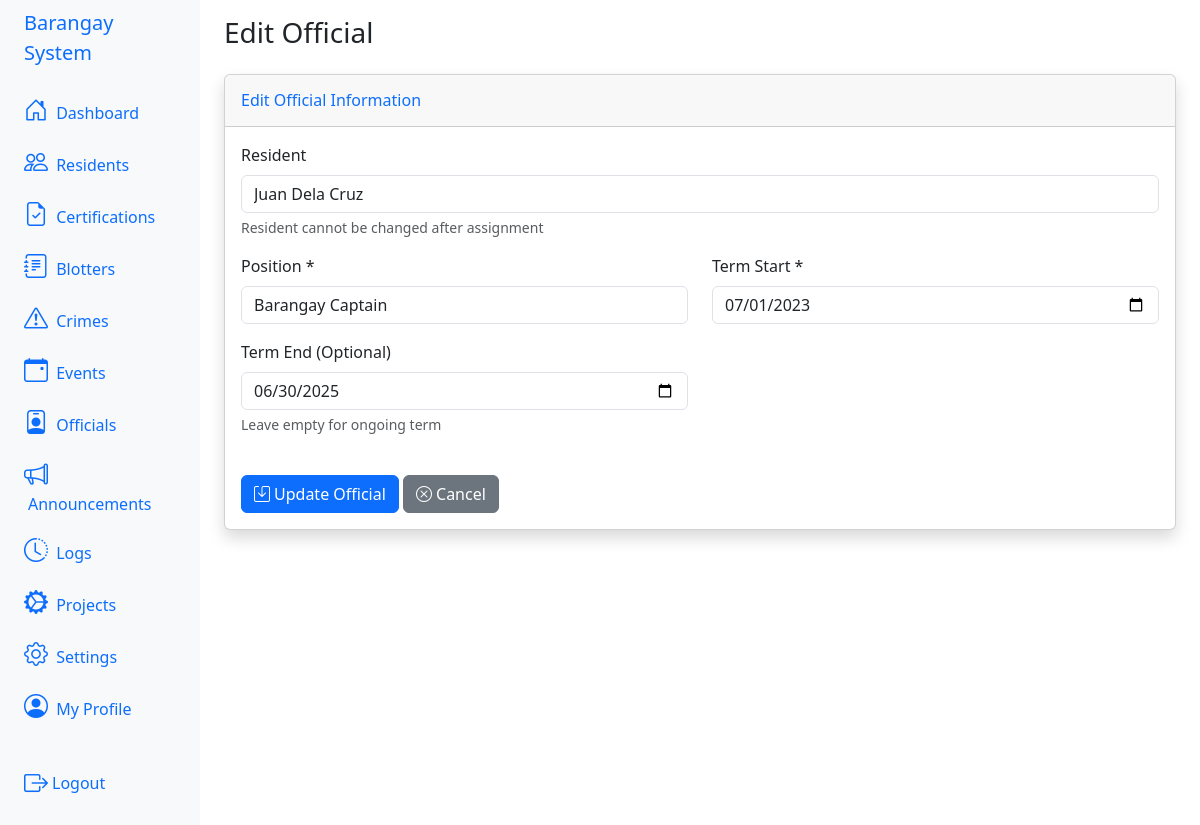
The page /index.php?action=officials&sub=edit&id=1 (signed in) on the database its author committed.
### tables this page shows
CREATE TABLE IF NOT EXISTS `tbl_officials` (
  `id` int NOT NULL AUTO_INCREMENT,
  `resident_id` int NOT NULL,
  `position` varchar(255) NOT NULL,
  `term_start` date DEFAULT NULL,
  `term_end` date DEFAULT NULL,
  `created_at` timestamp NULL DEFAULT CURRENT_TIMESTAMP,
  PRIMARY KEY (`id`),
  KEY `resident_id` (`resident_id`),
  CONSTRAINT `tbl_officials_ibfk_1` FOREIGN KEY (`resident_id`) REFERENCES `tbl_residents` (`id`) ON DELETE CASCADE
);

CREATE TABLE IF NOT EXISTS `tbl_residents` (
  `id` int NOT NULL AUTO_INCREMENT,
  `user_id` int DEFAULT NULL,
  `full_name` varchar(255) NOT NULL,
  `address` text NOT NULL,
  `birthdate` date NOT NULL,
  `gender` enum('male','female','other') NOT NULL,
  `contact_number` varchar(50) DEFAULT NULL,
  `occupation` varchar(255) DEFAULT NULL,
  `civil_status` enum('single','married','widowed','divorced') NOT NULL,
  `created_at` timestamp NULL DEFAULT CURRENT_TIMESTAMP,
  `updated_at` timestamp NULL DEFAULT CURRENT_TIMESTAMP ON UPDATE CURRENT_TIMESTAMP,
  PRIMARY KEY (`id`),
  KEY `user_id` (`user_id`),
  CONSTRAINT `tbl_residents_ibfk_1` FOREIGN KEY (`user_id`) REFERENCES `tbl_users` (`id`) ON DELETE SET NULL
);

### app/views/official/edit_official.php (the view, shortened to what this page needs)
<?php
$old = $_SESSION['old'] ?? $official ?? [];
?>
<div class="container-fluid">
  <h1 class="h3 mb-4 text-gray-800">Edit Official</h1>
  <div class="card shadow">
    <div class="card-header py-3">
      <h6 class="m-0 font-weight-bold text-primary">Edit Official Information</h6>
    </div>
    <div class="card-body">
      <form action="index.php?action=officials&sub=update&id=<?php echo $official['id']; ?>" method="POST">
        <div class="row">
          <div class="col-md-12 mb-3">
            <label class="form-label">Resident</label>
            <input type="text" class="form-control" value="<?php echo htmlspecialchars($official['official_name'] ?? ''); ?>" readonly>
            <div class="form-text">Resident cannot be changed after assignment</div>
          </div>
        </div>
        <div class="row">
          <div class="col-md-6 mb-3">
            <label for="position" class="form-label">Position *</label>
            <select class="form-control" id="position" name="position" required>
              <option value="Barangay Captain" <?php echo ($old['position'] ?? '') == 'Barangay Captain' ? 'selected' : ''; ?>>Barangay Captain</option>
            </select>
          </div>
          <div class="col-md-6 mb-3">
            <label for="term_start" class="form-label">Term Start *</label>
            <input type="date" class="form-control" id="term_start" name="term_start"
              value="<?php echo htmlspecialchars($old['term_start'] ?? ''); ?>" required>
          </div>
        </div>
        <div class="row">
          <div class="col-md-6 mb-3">
            <label for="term_end" class="form-label">Term End (Optional)</label>
            <input type="date" class="form-control" id="term_end" name="term_end"
              value="<?php echo htmlspecialchars($old['term_end'] ?? ''); ?>">
            <div class="form-text">Leave empty for ongoing term</div>
          </div>
        </div>
        <div class="mt-4">
          <button type="submit" class="btn btn-primary">
            <i class="bi bi-save me-1"></i>Update Official
          </button>
          <a href="index.php?action=officials" class="btn btn-secondary">
            <i class="bi bi-x-circle me-1"></i>Cancel
          </a>
        </div>
      </form>
    </div>
  </div>
</div>

### rows shown on the page
tbl_officials: resident.full_name "Juan Dela Cruz", position "Barangay Captain", term_start "07/01/2023", term_end "06/30/2025"
